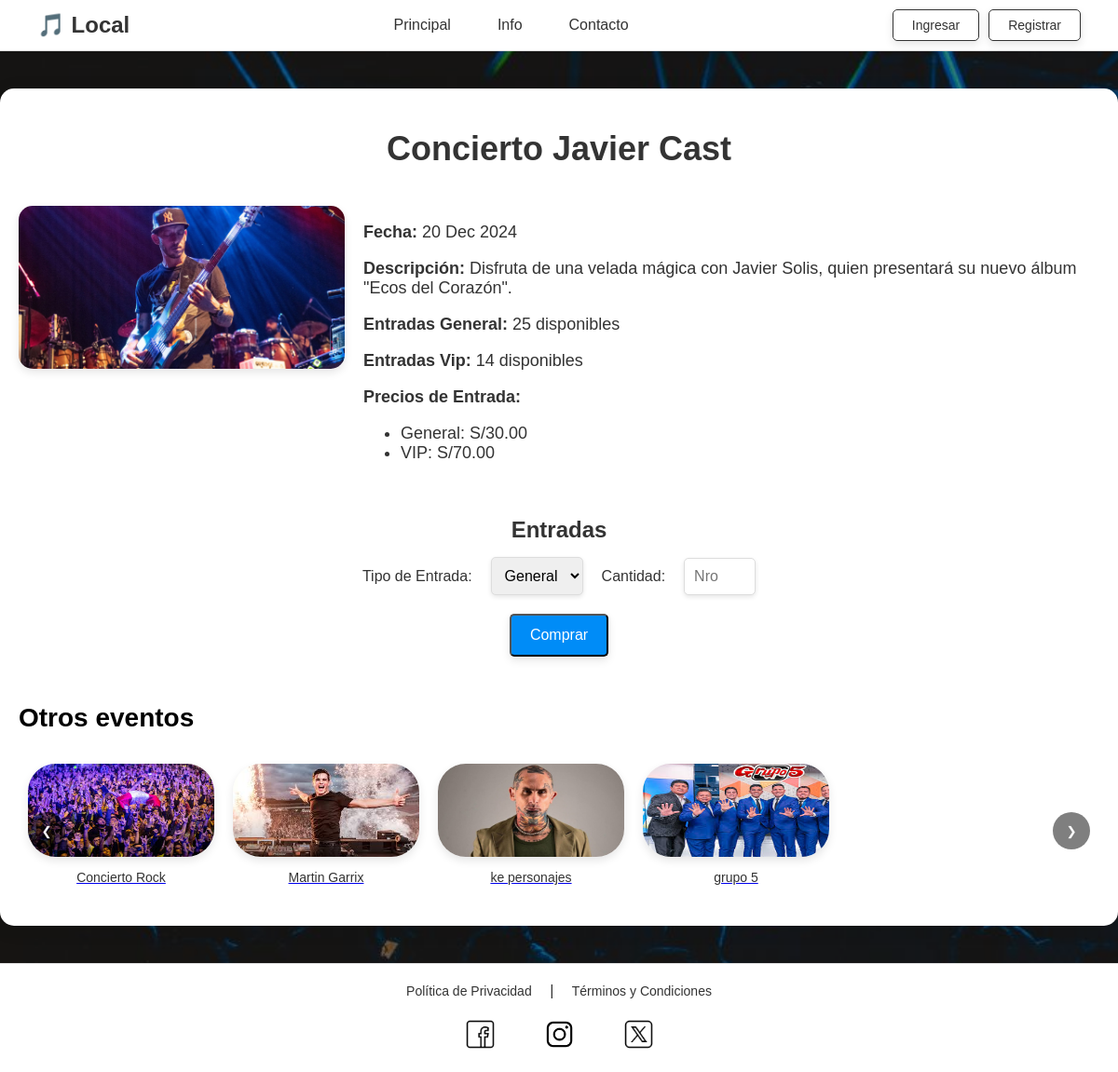
Screenshot of /eventos/evento.php?id=2 with the database file from the repository.
### tables this page shows
CREATE TABLE `evento` (
  `idEvento` int(11) NOT NULL,
  `nombreEvento` varchar(150) NOT NULL,
  `descripcionEvento` text DEFAULT NULL,
  `fechahoraEvento` datetime NOT NULL,
  `categoriaEvento` varchar(50) DEFAULT NULL,
  `capacidadEvento` int(11) NOT NULL,
  `entradasGeneralEvento` int(11) NOT NULL,
  `entradasVipEvento` int(11) NOT NULL,
  `imagenEvento` varchar(255) DEFAULT NULL
);

CREATE TABLE `entrada` (
  `idEntrada` int(11) NOT NULL,
  `idEvento` int(11) NOT NULL,
  `tipoEntrada` varchar(50) NOT NULL,
  `costoEntrada` decimal(10,2) NOT NULL
);

### eventos/evento.php (the view, shortened to what this page needs)
<?php
include '../conexion.php';
$idEvento = isset($_GET['id']) ? intval($_GET['id']) : 0;
$sqlOtrosEventos = "SELECT IdEvento, nombreEvento, imagenEvento FROM evento WHERE IdEvento != ? LIMIT 5";
$stmtOtrosEventos = $conn->prepare($sqlOtrosEventos);
$stmtOtrosEventos->bind_param("i", $idEvento);
$stmtOtrosEventos->execute();
$resultOtrosEventos = $stmtOtrosEventos->get_result();
$otrosEventos = [];
while ($evento = $resultOtrosEventos->fetch_assoc()) {
    $otrosEventos[] = $evento;
}
$sql = "SELECT nombreEvento, descripcionEvento, fechahoraevento, imagenEvento,
               entradasGeneralEvento, entradasVipEvento,
               (entradasGeneralEvento + entradasVipEvento) AS entradasDisponiblesEvento
        FROM evento
        WHERE IdEvento = ?";
$stmt = $conn->prepare($sql);
$stmt->bind_param("i", $idEvento);
$stmt->execute();
$result = $stmt->get_result();
if ($result->num_rows > 0) {
    $evento = $result->fetch_assoc();
} else {
    echo "<p>Evento no encontrado.</p>";
    exit;
}
$sqlEntradas = "SELECT tipoEntrada, costoEntrada FROM entrada WHERE IdEvento = ?";
$stmtEntradas = $conn->prepare($sqlEntradas);
$stmtEntradas->bind_param("i", $idEvento);
$stmtEntradas->execute();
$resultEntradas = $stmtEntradas->get_result();
$entradas = [];
while ($entrada = $resultEntradas->fetch_assoc()) {
    $entradas[] = $entrada;
}
?>
<!DOCTYPE html>
<html lang="es">
<head>
</head>
<body>
<div class="wrapper">
    <header>
        <div class="logo">
            🎵 Local
        </div>
        <nav>
            <ul>
                <li><a href="../index.php">Principal</a></li>
                <li><a href="../info.html">Info</a></li>
                <li><a href="../contacto.html">Contacto</a></li>
            </ul>
        </nav>
        <div class="buttons">
            <a href="../login/login.html" class="buy-btn">Ingresar</a>
            <a href="../login/registro_usuario.html" class="buy-btn">Registrar</a>
        </div>
    </header>
    <div class="container">
        <h1><?php echo htmlspecialchars($evento['nombreEvento']); ?></h1>
        <div class="event-details">
            <img src="<?php echo htmlspecialchars($evento['imagenEvento']); ?>" alt="Evento <?php echo htmlspecialchars($evento['nombreEvento']); ?>">
            <div class="event-info">
                <p><strong>Fecha:</strong> <?php echo date('d M Y', strtotime($evento['fechahoraevento'])); ?></p>
                <p><strong>Descripción:</strong> <?php echo htmlspecialchars($evento['descripcionEvento']); ?></p>
                <p><strong>Entradas General:</strong> <?php echo htmlspecialchars($evento['entradasGeneralEvento']); ?> disponibles</p>
                <p><strong>Entradas Vip:</strong> <?php echo htmlspecialchars($evento['entradasVipEvento']); ?> disponibles</p>
                <p><strong>Precios de Entrada:</strong></p>
                <ul>
                    <?php foreach ($entradas as $entrada): ?>
                        <li><?php echo htmlspecialchars($entrada['tipoEntrada']) . ": S/" . number_format($entrada['costoEntrada'], 2); ?></li>
                    <?php endforeach; ?>
                </ul>
            </div>
        </div>
        <div class="entry-section">
            <form action="../pasarela.php" method="POST">
                <div class="entry-label">Entradas</div>
                <div class="entry-selection">
                    <label for="tipoEntrada">Tipo de Entrada:</label>
                    <select name="tipoEntrada" id="tipoEntrada" onchange="actualizarMaximo()" required>
                        <?php foreach ($entradas as $entrada): ?>
                            <option value="<?php echo htmlspecialchars($entrada['tipoEntrada']); ?>">
                                <?php echo htmlspecialchars($entrada['tipoEntrada']); ?>
                            </option>
                        <?php endforeach; ?>
                    </select>
                    <label for="cantidad">Cantidad:</label>
                    <input type="number" name="cantidad" id="cantidad" min="1" max="<?php echo $evento['entradasGeneralEvento']; ?>" required placeholder="Nro">
                </div>
                <button type="submit" class="buy-btn" style="margin-top: 20px;">Comprar</button>
            </form>
        </div>
        <div class="other-events-section">
    <h2>Otros eventos</h2>
    <div class="carousel-container">
        <div class="carousel">
            <?php foreach ($otrosEventos as $evento): ?>
                <div class="carousel-item">
                    <a href="evento.php?id=<?php echo htmlspecialchars($evento['IdEvento']); ?>">
                        <img src="<?php echo htmlspecialchars($evento['imagenEvento']); ?>" alt="Evento <?php echo htmlspecialchars($evento['nombreEvento']); ?>">
                        <p><?php echo htmlspecialchars($evento['nombreEvento']); ?></p>
                    </a>
                </div>
            <?php endforeach; ?>
        </div>
        <button class="carousel-prev">&#10094;</button>
        <button class="carousel-next">&#10095;</button>
    </div>
</div>
    </div>
    <footer>
        <a href="../privacy.html">Política de Privacidad</a> |
        <a href="../tyc.html">Términos y Condiciones</a>
        <div class="social">
            <a href="https://www.facebook.com/" target="_blank"><img src="../img/facebook.png" alt="Facebook"></a>
            <a href="https://www.instagram.com/" target="_blank"><img src="../img/instagram.png" alt="Instagram"></a>
            <a href="https://x.com/" target="_blank"><img src="../img/x.png" alt="X"></a>
        </div>
    </footer>
</div>
</body>
</html>

### eventos/evento.php (style rules this page uses)
html, body { height: 100%; margin: 0; }
body { background-image: url('./img/back-blu.jpg'); background-size: cover; font-family: 'Arial', sans-serif; background-color: #f0f0f0; color: #333; display: flex; flex-direction: column; box-sizing: border-box; }
body::before { content: ''; position: absolute; top: 0; left: 0; width: 100%; height: 100%; background-color: rgba(0, 0, 0, 0.4); pointer-events: none; z-index: 1; }
body > * { position: relative; z-index: 2; }
.wrapper { display: flex; flex-direction: column; min-height: 100vh; }
header { background-color: rgb(255, 255, 255); padding: 10px 40px; display: flex; align-items: center; border-bottom: 1px solid #ddd; position: sticky; top: 0; z-index: 100; }
.logo { font-size: 24px; font-weight: bold; display: flex; align-items: center; color: #333; }
nav { flex-grow: 1; display: flex; justify-content: center; }
nav ul { list-style: none; display: flex; margin: 0; padding: 0; }
nav ul li { margin: 0 15px; }
nav ul li a { text-decoration: none; color: #333; font-size: 16px; padding: 10px; border-radius: 5px; }
.buttons { display: flex; gap: 10px; }
.buttons a { padding: 8px 20px; border: 1px solid #333; background-color: transparent; color: #333; border-radius: 5px; text-decoration: none; font-size: 14px; }
.container { flex: 1; max-width: 1200px; margin: 40px auto; padding: 20px; text-align: center; background-color: #fff; box-shadow: 0 4px 20px rgba(0, 0, 0, 0.1); border-radius: 15px; }
h1 { margin-bottom: 40px; font-size: 36px; color: #333; }
h2 { text-align: left; font-size: 28px; color: #000000; }
.event-details { display: flex; justify-content: space-between; align-items: flex-start; margin-bottom: 40px; gap: 20px; }
.event-details img { width: 350px; height: auto; border-radius: 15px; box-shadow: 0 4px 10px rgba(0, 0, 0, 0.1); }
.event-info { flex-grow: 1; text-align: left; font-size: 18px; }
.event-info p { margin-bottom: 15px; }
.buy-btn { display: inline-block; background-color: #008cf7; color: #fff; padding: 12px 20px; text-decoration: none; font-size: 16px; border-radius: 5px; transition: background-color 0.3s ease; box-shadow: 0 4px 10px rgba(0, 0, 0, 0.1); }
.entry-section { margin-top: 30px; text-align: center; }
.entry-label { font-size: 24px; font-weight: bold; margin-bottom: 15px; color: #333; }
.entry-selection { display: flex; justify-content: center; align-items: center; gap: 20px; }
select, input[type="number"] { padding: 10px; font-size: 16px; border-radius: 5px; border: 1px solid #ddd; box-shadow: 0 2px 5px rgba(0, 0, 0, 0.1); }
footer { background-color: rgb(255, 255, 255); padding: 20px; text-align: center; border-top: 1px solid #ddd; margin-top: auto; }
footer a { text-decoration: none; color: #333; font-size: 14px; margin: 0 15px; }
.social { display: flex; justify-content: center; gap: 20px; margin-top: 20px; }
.social img { width: 35px; height: 35px; filter: grayscale(100%); transition: filter 0.3s; }
.other-events-section { margin-top: 50px; text-align: center; }
.carousel-container { position: relative; overflow: hidden; width: auto; max-width: 1200px; margin: 0 auto; }
.carousel { display: flex; transition: transform 0.3s ease; }
.carousel-item { min-width: auto; margin: 10px; text-align: center; }
.carousel-item img { width: 200px; height: 100px; border-radius: 30px; box-shadow: 0 4px 10px rgba(0, 0, 0, 0.1); }
.carousel-item p { margin-top: 10px; font-size: 14px; color: #333; }
.carousel-prev, .carousel-next { position: absolute; top: 50%; transform: translateY(-50%); background-color: rgba(0, 0, 0, 0.5); color: white; border: none; border-radius: 50%; width: 40px; height: 40px; cursor: pointer; z-index: 2; }
.carousel-prev { left: 10px; }
.carousel-next { right: 10px; }

### rows the page displays
evento: nombreEvento "Concierto Javier Cast", imagenEvento (picture), fechahoraEvento "20 Dec 2024", descripcionEvento "Disfruta de una velada mágica con Javier Solis, quien presentará su nuevo álbum \"Ecos del Corazón\".", entradasGeneralEvento "25", entradasVipEvento "14"
entrada: tipoEntrada "General", costoEntrada "30.00"
entrada: tipoEntrada "VIP", costoEntrada "70.00"
evento: imagenEvento (picture), nombreEvento "Concierto Rock"
evento: imagenEvento (picture), nombreEvento "Martin Garrix"
evento: imagenEvento (picture), nombreEvento "ke personajes"
evento: imagenEvento (picture), nombreEvento "grupo 5"

### other values shown
form field tipoEntrada "General"
